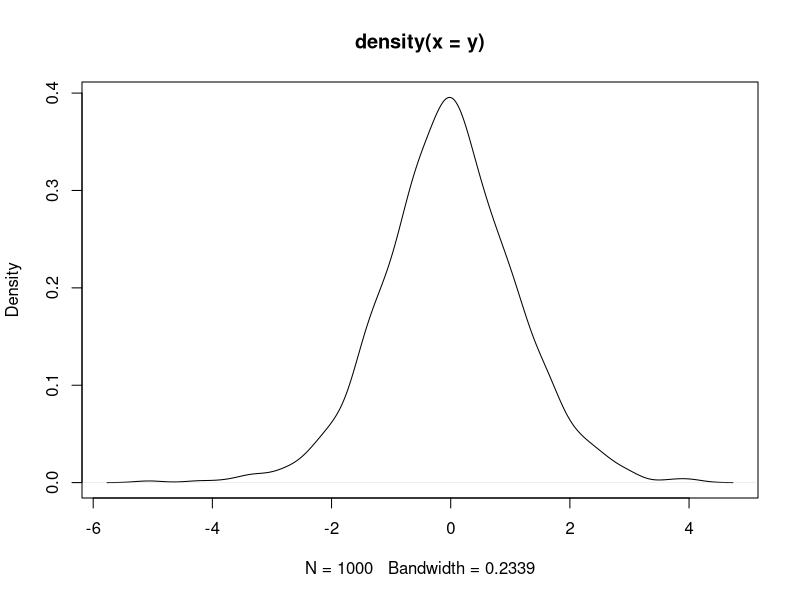
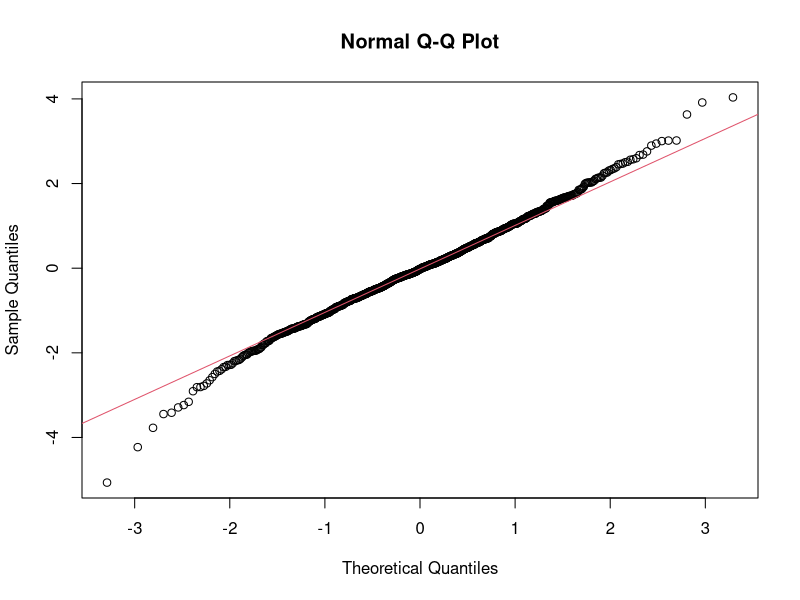

R code for these plots, in order:
## ---- chunk 1
# Comment within some example code
## ---- chunk 2
# correct naming
x <- 1:10

# incorrect naming
# 10x <- 1:10
# x::10 <- 1:10

## ---- chunk 3

ls()
rm(x)

## ---- chunk 4
n <- c(1:10, 18, 19, rep(NA, 3))
fruit <- c("orange", "peach", "grape")
state <- c("FL", "GA", "CA")
state <- as.factor(state)
s3 <- data.frame(n, fruit, state)
temp <- is.na(s3$n)
mean <- mean(s3$n, na.rm = T)
## ---- chunk 5
# check and change the mode of a vector
x <- seq(1,10)
mode(x)
x <- as.character(x)
mode(x)

# check and change attribute
attributes(s3)
attr(s3, "names") <- c("amount", "fruit", "state")
## ---- chunk 6
state <- c("tas", "sa", "qld", "nsw", "nsw", "nt", "wa", "wa",
"qld", "vic", "nsw", "vic", "qld", "qld", "sa", "tas",
"sa", "nt", "wa", "vic", "qld", "nsw", "nsw", "wa",
"sa", "act", "nsw", "vic", "vic", "act")

statef <- factor(state)

incomes <- c(60, 49, 40, 61, 64, 60, 59, 54, 62, 69, 70, 42, 56,
61, 61, 61, 58, 51, 48, 65, 49, 49, 41, 48, 52, 46,
59, 46, 58, 43)

# 95% confidence interval function

CI <- function(x) { 
	out <- list(left = mean(x)-qt(0.975, df = length(x)-1)*sd(x)/sqrt(length(x)),
		right = mean(x)+qt(0.975, df = length(x)-1)*sd(x)/sqrt(length(x)))
		return(out)
}

# Apply the function to calculate CI

confIn <- tapply(incomes, statef, CI)

confIn
## ---- chunk 7
a1 <- seq(1,36)
dim(a1) <- c(3,6,2)
a1[2,4,]
## ---- chunk 8
# diagonal values 0?
a2 <- sample(1:20, 100, replace = T)
dim(a2) <- c(10,10)
a2[,]
## ---- chunk 9
a3 <- array(sample(1:20, 100, replace = T), dim = c(10,10))
a3
## ---- chunk 10
a4 <- seq(10,45)
dim(a4) <- c(3, 6, 2)
a14 <- a1*a4
a5 <- a1-a4
## ---- chunk 11
a2 <- c(a2)
## ---- chunk 12
L6 <- list(name="apple", category="fruit", ncolor = 3,
color=c("red","pink","green"), quantity = 20)

L6[[4]]
L6$color
L6[["color"]]
## ---- chunk 13
x <- rnorm(100, 100, 15)
qnorm(0.75,mean=50,sd=5)
pnorm(1.645,mean=0, sd=1)
## ---- chunk 14
y <- rt(1000, df = 12)
plot(density(y))
qqnorm(y);qqline(y, col = 2)
shapiro.test(y)
## ---- chunk 15


